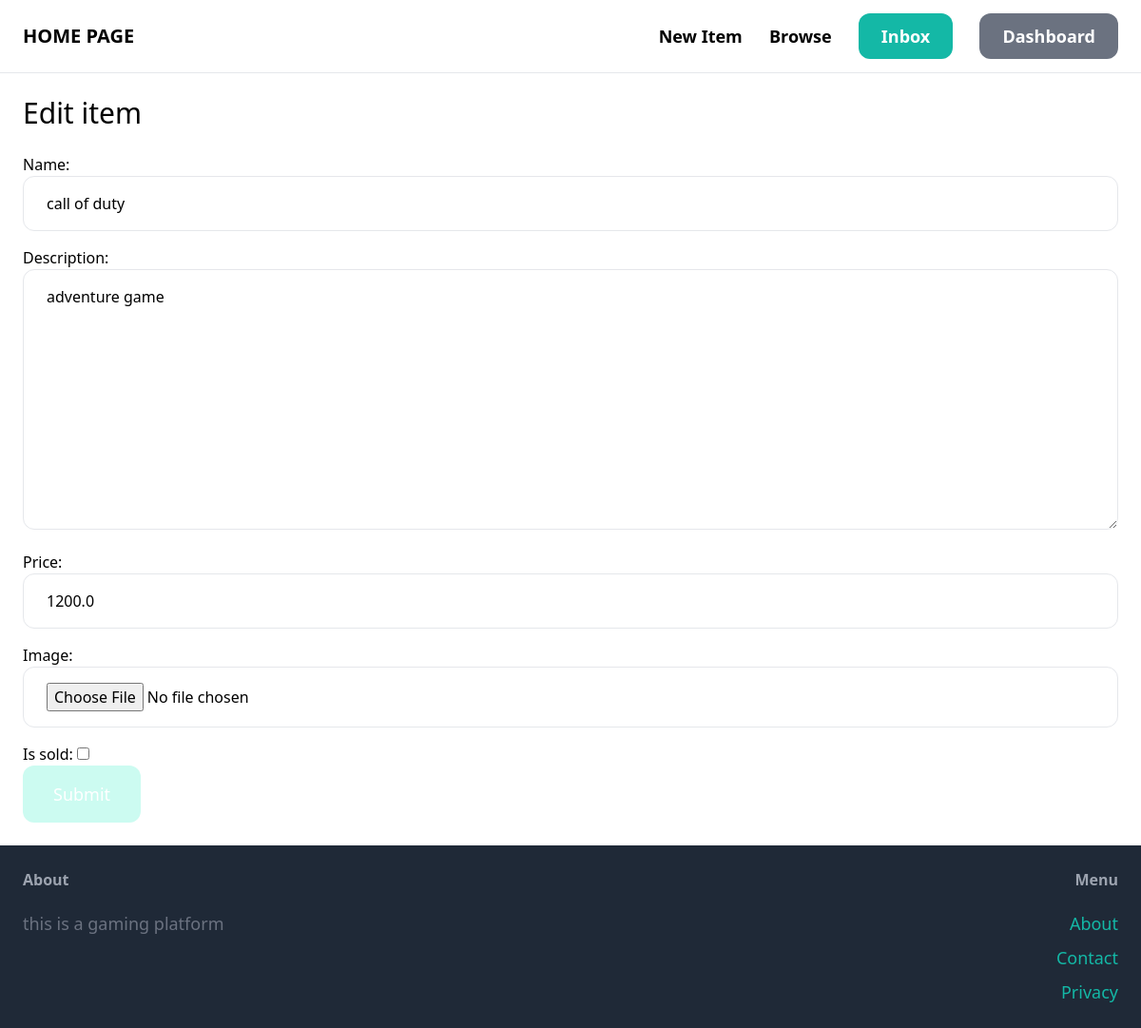
The page /items/14/edit/ (signed in) on the database its author committed.
### items/models.py (models this page shows, shortened)
class Item(models.Model):
    category=models.ForeignKey(Categories,related_name='items',on_delete=models.CASCADE)
    image=models.ImageField(upload_to='item_images',blank=True,null=True)
    name=models.CharField(max_length=255)
    description=models.TextField(blank=True,null=True)
    price=models.FloatField()
    is_sold=models.BooleanField(default=False)
    created_by=models.ForeignKey(User,related_name='items',on_delete=models.CASCADE)
    created_at=models.DateTimeField(auto_now_add=True)

### items/views.py (the view)
# urls.py: path('<int:pk>/edit/',views.edit,name='edit')
@login_required
def edit(request,pk):
     item=get_object_or_404(Item,pk=pk,created_by=request.user)
     if request.method=='POST':
        form=EditItemForm(request.POST,request.FILES,instance=item)
        if form.is_valid():
            form.save()
            return redirect('item:detail',pk=item.id)
     else:
        form=EditItemForm(instance=item)
     return render(request,'item/form.html',{
        'form':form,
        'title':'Edit item',
    })

### items/forms.py
class EditItemForm(forms.ModelForm):
    class Meta:
        model= Item
        fields=('name', 'description', 'price','image','is_sold')
        widgets={
                'name':forms.TextInput(attrs={
                    'class':'w-full py-4 px-6 rounded-xl border'
                }),
                'description':forms.Textarea(attrs={
                    'class':'w-full py-4 px-6 rounded-xl border'
                }),
                'price':forms.TextInput(attrs={
                    'class':'w-full py-4 px-6 rounded-xl border'
                }),
                'image':forms.FileInput(attrs={
                    'class':'w-full py-4 px-6 rounded-xl border'
                }),
            }

### items/templates/item/form.html (shortened to what this page needs)
{%extends 'demo/base.html'%}
{%block content %}
    <h1 class="mb-6 text-3xl">{{title}} {{name}}</h1>
    <form methon="post" action="." enctype="multipart/form-data">
        <div class="space-y-4">
            {{form.as_p}}
        </div>
        <button class="py-4 px-8 text-lg bg-teal-100 hover:bg-teal-700 text-white rounded-xl">Submit</button>
    </form>
    {%endblock%}

### rows shown on the page
Item: name "call of duty", description "adventure game", price "1200.0"

### other values the page prints
{{ title }} "Edit item"
